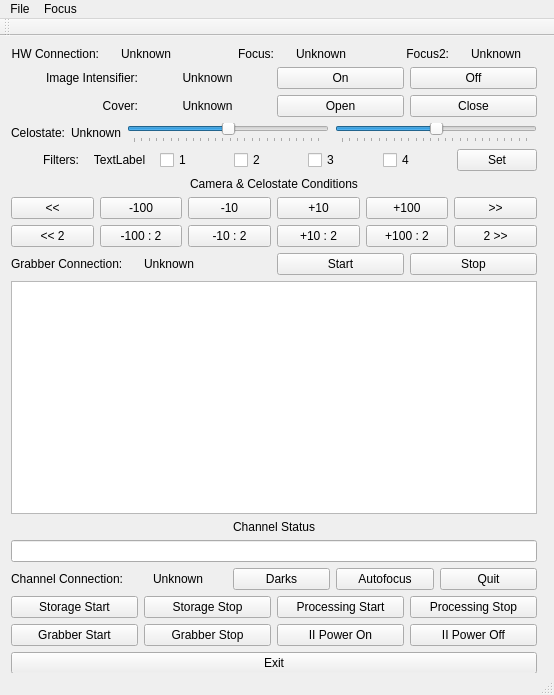
<?xml version="1.0" encoding="UTF-8"?>
<ui version="4.0">
 <class>MainWindow</class>
 <widget class="QMainWindow" name="MainWindow">
  <property name="geometry">
   <rect>
    <x>0</x>
    <y>0</y>
    <width>554</width>
    <height>695</height>
   </rect>
  </property>
  <property name="sizePolicy">
   <sizepolicy hsizetype="Expanding" vsizetype="Expanding">
    <horstretch>0</horstretch>
    <verstretch>0</verstretch>
   </sizepolicy>
  </property>
  <property name="windowTitle">
   <string>MainWindow</string>
  </property>
  <widget class="QWidget" name="centralWidget">
   <property name="sizePolicy">
    <sizepolicy hsizetype="Preferred" vsizetype="Preferred">
     <horstretch>0</horstretch>
     <verstretch>0</verstretch>
    </sizepolicy>
   </property>
   <widget class="QWidget" name="verticalLayoutWidget">
    <property name="geometry">
     <rect>
      <x>0</x>
      <y>0</y>
      <width>548</width>
      <height>649</height>
     </rect>
    </property>
    <layout class="QVBoxLayout" name="verticalLayout">
     <item>
      <layout class="QHBoxLayout" name="horizontalLayout">
       <item>
        <widget class="QLabel" name="label_2">
         <property name="text">
          <string>HW Connection:</string>
         </property>
         <property name="alignment">
          <set>Qt::AlignRight|Qt::AlignTrailing|Qt::AlignVCenter</set>
         </property>
        </widget>
       </item>
       <item>
        <widget class="QLabel" name="labelHWConnected">
         <property name="text">
          <string>Unknown</string>
         </property>
         <property name="alignment">
          <set>Qt::AlignCenter</set>
         </property>
        </widget>
       </item>
       <item>
        <widget class="QLabel" name="label">
         <property name="text">
          <string>Focus:</string>
         </property>
         <property name="alignment">
          <set>Qt::AlignRight|Qt::AlignTrailing|Qt::AlignVCenter</set>
         </property>
        </widget>
       </item>
       <item>
        <widget class="QLabel" name="labelHWFocus">
         <property name="text">
          <string>Unknown</string>
         </property>
         <property name="alignment">
          <set>Qt::AlignCenter</set>
         </property>
        </widget>
       </item>
       <item>
        <widget class="QLabel" name="label_7">
         <property name="text">
          <string>Focus2:</string>
         </property>
         <property name="alignment">
          <set>Qt::AlignRight|Qt::AlignTrailing|Qt::AlignVCenter</set>
         </property>
        </widget>
       </item>
       <item>
        <widget class="QLabel" name="labelHWFocus2">
         <property name="text">
          <string>Unknown</string>
         </property>
         <property name="alignment">
          <set>Qt::AlignCenter</set>
         </property>
        </widget>
       </item>
      </layout>
     </item>
     <item>
      <layout class="QHBoxLayout" name="horizontalLayout_4">
       <item>
        <widget class="QLabel" name="label_5">
         <property name="text">
          <string>Image Intensifier:</string>
         </property>
         <property name="alignment">
          <set>Qt::AlignRight|Qt::AlignTrailing|Qt::AlignVCenter</set>
         </property>
        </widget>
       </item>
       <item>
        <widget class="QLabel" name="labelII">
         <property name="text">
          <string>Unknown</string>
         </property>
         <property name="alignment">
          <set>Qt::AlignCenter</set>
         </property>
        </widget>
       </item>
       <item>
        <widget class="QPushButton" name="pushButtonIIOn">
         <property name="text">
          <string>On</string>
         </property>
        </widget>
       </item>
       <item>
        <widget class="QPushButton" name="pushButtonIIOff">
         <property name="text">
          <string>Off</string>
         </property>
        </widget>
       </item>
      </layout>
     </item>
     <item>
      <layout class="QHBoxLayout" name="horizontalLayout_9">
       <item>
        <widget class="QLabel" name="label_8">
         <property name="text">
          <string>Cover:</string>
         </property>
         <property name="alignment">
          <set>Qt::AlignRight|Qt::AlignTrailing|Qt::AlignVCenter</set>
         </property>
        </widget>
       </item>
       <item>
        <widget class="QLabel" name="labelCover">
         <property name="text">
          <string>Unknown</string>
         </property>
         <property name="alignment">
          <set>Qt::AlignCenter</set>
         </property>
        </widget>
       </item>
       <item>
        <widget class="QPushButton" name="pushButtonCoverOpen">
         <property name="text">
          <string>Open</string>
         </property>
        </widget>
       </item>
       <item>
        <widget class="QPushButton" name="pushButtonCoverClose">
         <property name="text">
          <string>Close</string>
         </property>
        </widget>
       </item>
      </layout>
     </item>
     <item>
      <layout class="QHBoxLayout" name="horizontalLayout_11">
       <item>
        <widget class="QLabel" name="label_6">
         <property name="text">
          <string>Celostate:</string>
         </property>
         <property name="alignment">
          <set>Qt::AlignRight|Qt::AlignTrailing|Qt::AlignVCenter</set>
         </property>
        </widget>
       </item>
       <item>
        <widget class="QLabel" name="labelCelostate">
         <property name="text">
          <string>Unknown</string>
         </property>
        </widget>
       </item>
       <item>
        <widget class="QSlider" name="sliderCelostate1">
         <property name="minimum">
          <number>-127</number>
         </property>
         <property name="maximum">
          <number>127</number>
         </property>
         <property name="orientation">
          <enum>Qt::Horizontal</enum>
         </property>
         <property name="tickPosition">
          <enum>QSlider::TicksBelow</enum>
         </property>
        </widget>
       </item>
       <item>
        <widget class="QSlider" name="sliderCelostate0">
         <property name="minimum">
          <number>-127</number>
         </property>
         <property name="maximum">
          <number>127</number>
         </property>
         <property name="orientation">
          <enum>Qt::Horizontal</enum>
         </property>
         <property name="tickPosition">
          <enum>QSlider::TicksBelow</enum>
         </property>
        </widget>
       </item>
      </layout>
     </item>
     <item>
      <layout class="QHBoxLayout" name="horizontalLayout_12">
       <item>
        <widget class="QLabel" name="label_10">
         <property name="text">
          <string>Filters:</string>
         </property>
         <property name="alignment">
          <set>Qt::AlignRight|Qt::AlignTrailing|Qt::AlignVCenter</set>
         </property>
        </widget>
       </item>
       <item>
        <widget class="QLabel" name="labelFilters">
         <property name="text">
          <string>TextLabel</string>
         </property>
         <property name="alignment">
          <set>Qt::AlignCenter</set>
         </property>
        </widget>
       </item>
       <item>
        <widget class="QCheckBox" name="checkBoxFilter0">
         <property name="text">
          <string>1</string>
         </property>
        </widget>
       </item>
       <item>
        <widget class="QCheckBox" name="checkBoxFilter1">
         <property name="text">
          <string>2</string>
         </property>
        </widget>
       </item>
       <item>
        <widget class="QCheckBox" name="checkBoxFilter2">
         <property name="text">
          <string>3</string>
         </property>
        </widget>
       </item>
       <item>
        <widget class="QCheckBox" name="checkBoxFilter3">
         <property name="text">
          <string>4</string>
         </property>
        </widget>
       </item>
       <item>
        <widget class="QPushButton" name="pushButtonFiltersSet">
         <property name="text">
          <string>Set</string>
         </property>
        </widget>
       </item>
      </layout>
     </item>
     <item>
      <layout class="QHBoxLayout" name="horizontalLayout_10">
       <item>
        <widget class="QLabel" name="labelCCConditions">
         <property name="text">
          <string>Camera &amp; Celostate Conditions</string>
         </property>
         <property name="alignment">
          <set>Qt::AlignCenter</set>
         </property>
        </widget>
       </item>
      </layout>
     </item>
     <item>
      <layout class="QHBoxLayout" name="horizontalLayout_7">
       <item>
        <widget class="QPushButton" name="pushButton_min">
         <property name="text">
          <string>&lt;&lt;</string>
         </property>
        </widget>
       </item>
       <item>
        <widget class="QPushButton" name="pushButton_m100">
         <property name="text">
          <string>-100</string>
         </property>
        </widget>
       </item>
       <item>
        <widget class="QPushButton" name="pushButton_m10">
         <property name="text">
          <string>-10</string>
         </property>
        </widget>
       </item>
       <item>
        <widget class="QPushButton" name="pushButton_p10">
         <property name="text">
          <string>+10</string>
         </property>
        </widget>
       </item>
       <item>
        <widget class="QPushButton" name="pushButton_p100">
         <property name="text">
          <string>+100</string>
         </property>
        </widget>
       </item>
       <item>
        <widget class="QPushButton" name="pushButton_max">
         <property name="text">
          <string>&gt;&gt;</string>
         </property>
        </widget>
       </item>
      </layout>
     </item>
     <item>
      <layout class="QHBoxLayout" name="horizontalLayout_5">
       <item>
        <widget class="QPushButton" name="pushButton_2min">
         <property name="text">
          <string>&lt;&lt; 2</string>
         </property>
        </widget>
       </item>
       <item>
        <widget class="QPushButton" name="pushButton_2m100">
         <property name="text">
          <string>-100 : 2</string>
         </property>
        </widget>
       </item>
       <item>
        <widget class="QPushButton" name="pushButton_2m10">
         <property name="text">
          <string>-10 : 2</string>
         </property>
        </widget>
       </item>
       <item>
        <widget class="QPushButton" name="pushButton_2p10">
         <property name="text">
          <string>+10 : 2</string>
         </property>
        </widget>
       </item>
       <item>
        <widget class="QPushButton" name="pushButton_2p100">
         <property name="text">
          <string>+100 : 2</string>
         </property>
        </widget>
       </item>
       <item>
        <widget class="QPushButton" name="pushButton_2max">
         <property name="text">
          <string>2 &gt;&gt;</string>
         </property>
        </widget>
       </item>
      </layout>
     </item>
     <item>
      <layout class="QHBoxLayout" name="horizontalLayout_2">
       <item>
        <widget class="QLabel" name="label_3">
         <property name="text">
          <string>Grabber Connection:</string>
         </property>
        </widget>
       </item>
       <item>
        <widget class="QLabel" name="labelGrabberConnected">
         <property name="text">
          <string>Unknown</string>
         </property>
        </widget>
       </item>
       <item>
        <widget class="QPushButton" name="pushButtonGrabberStart">
         <property name="text">
          <string>Start</string>
         </property>
        </widget>
       </item>
       <item>
        <widget class="QPushButton" name="pushButtonGrabberStop">
         <property name="text">
          <string>Stop</string>
         </property>
        </widget>
       </item>
      </layout>
     </item>
     <item>
      <widget class="QTextEdit" name="channelLog">
       <property name="enabled">
        <bool>true</bool>
       </property>
       <property name="readOnly">
        <bool>true</bool>
       </property>
      </widget>
     </item>
     <item>
      <widget class="QLabel" name="channelStatus">
       <property name="text">
        <string>Channel Status</string>
       </property>
       <property name="alignment">
        <set>Qt::AlignCenter</set>
       </property>
       <property name="wordWrap">
        <bool>true</bool>
       </property>
      </widget>
     </item>
     <item>
      <widget class="QLineEdit" name="channelLineEdit"/>
     </item>
     <item>
      <layout class="QHBoxLayout" name="horizontalLayout_3">
       <item>
        <widget class="QLabel" name="label_4">
         <property name="text">
          <string>Channel Connection:</string>
         </property>
         <property name="alignment">
          <set>Qt::AlignRight|Qt::AlignTrailing|Qt::AlignVCenter</set>
         </property>
        </widget>
       </item>
       <item>
        <widget class="QLabel" name="labelChannelConnected">
         <property name="text">
          <string>Unknown</string>
         </property>
         <property name="alignment">
          <set>Qt::AlignCenter</set>
         </property>
        </widget>
       </item>
       <item>
        <widget class="QPushButton" name="channelDarksButton">
         <property name="text">
          <string>Darks</string>
         </property>
        </widget>
       </item>
       <item>
        <widget class="QPushButton" name="channelAutofocusButton">
         <property name="text">
          <string>Autofocus</string>
         </property>
        </widget>
       </item>
       <item>
        <widget class="QPushButton" name="channelQuitButton">
         <property name="text">
          <string>Quit</string>
         </property>
        </widget>
       </item>
      </layout>
     </item>
     <item>
      <layout class="QHBoxLayout" name="horizontalLayout_6">
       <item>
        <widget class="QPushButton" name="channelStorageStartButton">
         <property name="text">
          <string>Storage Start</string>
         </property>
        </widget>
       </item>
       <item>
        <widget class="QPushButton" name="channelStorageStopButton">
         <property name="text">
          <string>Storage Stop</string>
         </property>
        </widget>
       </item>
       <item>
        <widget class="QPushButton" name="channelProcessingStartButton">
         <property name="text">
          <string>Processing Start</string>
         </property>
        </widget>
       </item>
       <item>
        <widget class="QPushButton" name="channelProcessingStopButton">
         <property name="text">
          <string>Processing Stop</string>
         </property>
        </widget>
       </item>
      </layout>
     </item>
     <item>
      <layout class="QHBoxLayout" name="horizontalLayout_8">
       <item>
        <widget class="QPushButton" name="channelGrabberStartButton">
         <property name="text">
          <string>Grabber Start</string>
         </property>
        </widget>
       </item>
       <item>
        <widget class="QPushButton" name="channelGrabberStopButton">
         <property name="text">
          <string>Grabber Stop</string>
         </property>
        </widget>
       </item>
       <item>
        <widget class="QPushButton" name="channelIIStartButton">
         <property name="text">
          <string>II Power On</string>
         </property>
        </widget>
       </item>
       <item>
        <widget class="QPushButton" name="channelIIStopButton">
         <property name="text">
          <string>II Power Off</string>
         </property>
        </widget>
       </item>
      </layout>
     </item>
     <item>
      <widget class="QPushButton" name="exitButton">
       <property name="text">
        <string>Exit</string>
       </property>
      </widget>
     </item>
    </layout>
   </widget>
  </widget>
  <widget class="QMenuBar" name="menuBar">
   <property name="geometry">
    <rect>
     <x>0</x>
     <y>0</y>
     <width>554</width>
     <height>22</height>
    </rect>
   </property>
   <widget class="QMenu" name="menuFile">
    <property name="title">
     <string>File</string>
    </property>
    <addaction name="actionQuit"/>
   </widget>
   <widget class="QMenu" name="menuFocus">
    <property name="title">
     <string>Focus</string>
    </property>
    <addaction name="actionFocusMin"/>
    <addaction name="actionFocusMax"/>
   </widget>
   <addaction name="menuFile"/>
   <addaction name="menuFocus"/>
  </widget>
  <widget class="QToolBar" name="mainToolBar">
   <attribute name="toolBarArea">
    <enum>TopToolBarArea</enum>
   </attribute>
   <attribute name="toolBarBreak">
    <bool>false</bool>
   </attribute>
  </widget>
  <widget class="QStatusBar" name="statusBar"/>
  <action name="actionQuit">
   <property name="text">
    <string>Quit</string>
   </property>
   <property name="shortcut">
    <string>Ctrl+Q</string>
   </property>
  </action>
  <action name="actionFocusMin">
   <property name="text">
    <string>Set to minimum</string>
   </property>
  </action>
  <action name="actionFocusMax">
   <property name="text">
    <string>Set to maximum</string>
   </property>
  </action>
 </widget>
 <layoutdefault spacing="6" margin="11"/>
 <resources/>
 <connections>
  <connection>
   <sender>actionQuit</sender>
   <signal>activated()</signal>
   <receiver>MainWindow</receiver>
   <slot>close()</slot>
   <hints>
    <hint type="sourcelabel">
     <x>-1</x>
     <y>-1</y>
    </hint>
    <hint type="destinationlabel">
     <x>198</x>
     <y>148</y>
    </hint>
   </hints>
  </connection>
  <connection>
   <sender>exitButton</sender>
   <signal>clicked()</signal>
   <receiver>MainWindow</receiver>
   <slot>close()</slot>
   <hints>
    <hint type="sourcelabel">
     <x>277</x>
     <y>301</y>
    </hint>
    <hint type="destinationlabel">
     <x>277</x>
     <y>180</y>
    </hint>
   </hints>
  </connection>
 </connections>
</ui>
